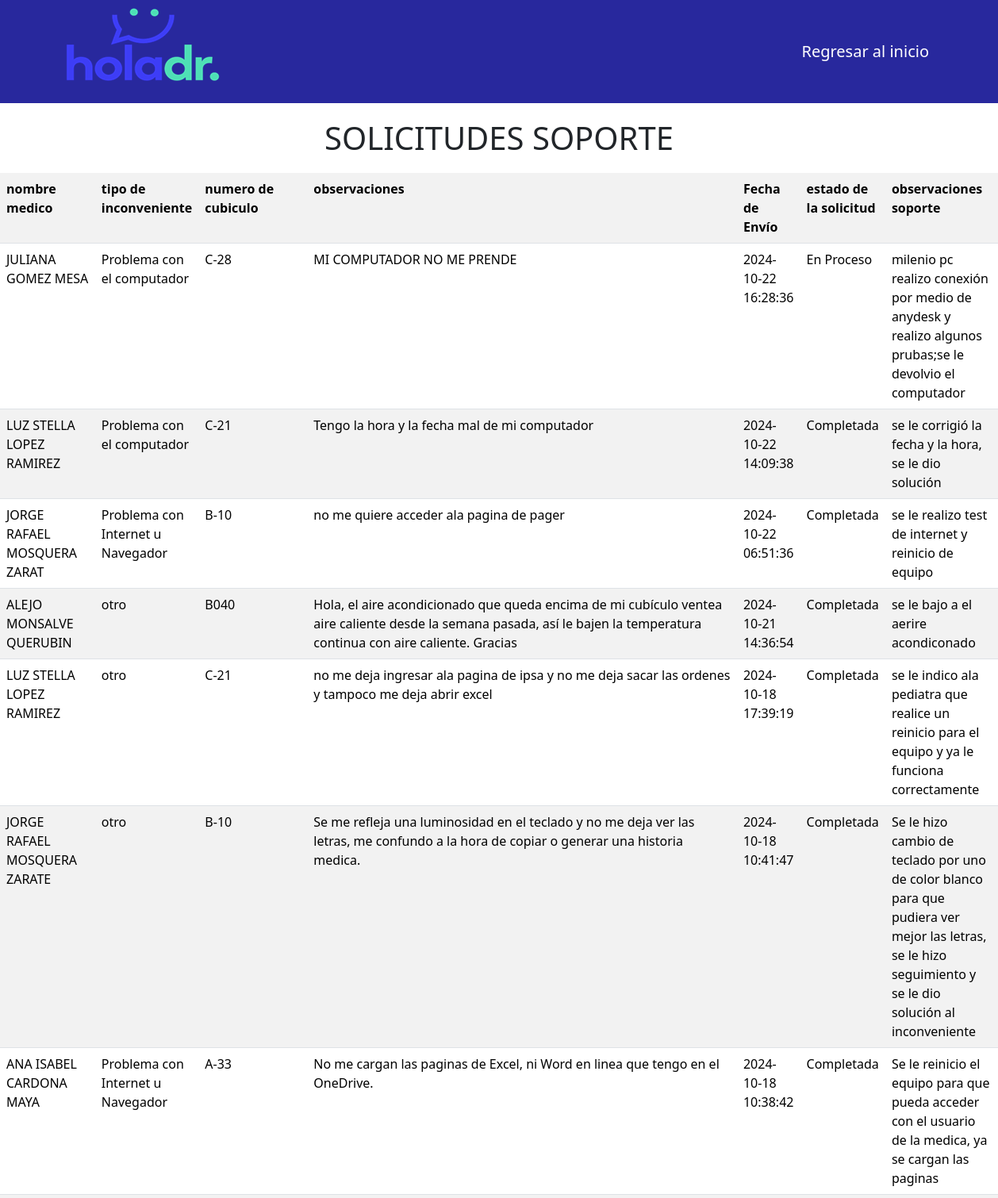
The app's page /soporte_medicos (upper part) with its own data.
### tables this page shows
CREATE TABLE "solicitar_soporte" (
	"nombres_completos"	TEXT,
	"tipo_de_inconveniente"	TEXT,
	"numero_cubiculo"	TEXT,
	"observaciones"	TEXT,
	"fecha_envio"	TEXT,
	"estado_de_solicitud"	TEXT,
	"observaciones2"	TEXT,
	"serial"	TEXT,
	"encargado"	TEXT,
	"ticket"	TEXT
, "nivel_importancia"	TEXT);

### app.py (the view)
@app.route('/soporte_medicos')
def soporte_medicos():
    conn = sqlite3.connect('registro.db')
    c = conn.cursor()
    c.execute("SELECT * FROM solicitar_soporte ORDER BY fecha_envio DESC")
    rows = c.fetchall()
    conn.close()
    return render_template('soporte_medicos.html', rows=rows)

### templates/soporte_medicos.html (shortened to what this page needs)
<!DOCTYPE html>
<html lang="es">
<head>
    <link href="https://cdn.jsdelivr.net/npm/bootstrap@5.3.3/dist/css/bootstrap.min.css" rel="stylesheet">
</head>
<body>
        <nav class="navbar navbar-expand-lg navbar-dark">
            <div class="container">
                <img src="/static/imagenes/logo2.png" alt="">
                <a class="navbar-brand" href="/index" >Regresar al inicio</a>
            </div>
        </nav>
    <main>
        <h1>SOLICITUDES SOPORTE</h1>
        <table class="table table-striped">
            <tr>
                <th>nombre medico</th>
                <th>tipo de inconveniente</th>
                <th>numero de cubiculo</th>
                <th>observaciones</th>
                <th>Fecha de Envío</th>
                <th>estado de la solicitud</th>
                <th>observaciones soporte</th>
            </tr>
            {% for row in rows %}
            <tr>
                <td>{{ row[0] }}</td>
                <td>{{ row[1] }}</td>
                <td>{{ row[2] }}</td>
                <td>{{ row[3] }}</td>
                <td>{{ row[4] }}</td>
                <td>{{ row[5] }}</td>
                <td>{{ row[6] }}</td>
            </tr>
            {% endfor %}
        </table><br><hr>
    </main>
</body>
</html>

### templates/soporte_medicos.html (style rules this page uses)
.navbar { background-color: #28289D !important; }
h1 { text-align: center; margin-top: 20px; margin-bottom: 20px; }
table { width: 100%; border-collapse: collapse; }
th, td { padding: 10px; text-align: left; }
th { background-color: #28289D; color: #FFFFFF; }
tbody tr:nth-child(even) { background-color: #f2f2f2; }

### records on screen
solicitar_soporte: nombres_completos "JULIANA GOMEZ MESA", tipo_de_inconveniente "Problema con el computador", numero_cubiculo "C-28", observaciones "MI COMPUTADOR NO ME PRENDE", fecha_envio "2024-10-22 16:28:36", estado_de_solicitud "En Proceso", observaciones2 "milenio pc realizo conexión por medio de anydesk y realizo algunos prubas;se le devolvio el computador"
solicitar_soporte: nombres_completos "LUZ STELLA LOPEZ RAMIREZ", tipo_de_inconveniente "Problema con el computador", numero_cubiculo "C-21", observaciones "Tengo la hora y la fecha mal de mi computador", fecha_envio "2024-10-22 14:09:38", estado_de_solicitud "Completada", observaciones2 "se le corrigió la fecha y la hora, se le dio solución"
solicitar_soporte: nombres_completos "JORGE RAFAEL MOSQUERA ZARAT", tipo_de_inconveniente "Problema con Internet u Navegador", numero_cubiculo "B-10", observaciones "no me quiere acceder ala pagina de pager", fecha_envio "2024-10-22 06:51:36", estado_de_solicitud "Completada", observaciones2 "se le realizo test de internet y reinicio de equipo"
solicitar_soporte: nombres_completos "ALEJO MONSALVE QUERUBIN", tipo_de_inconveniente "otro", numero_cubiculo "B040", observaciones "Hola, el aire acondicionado que queda encima de mi cubículo ventea aire caliente desde la semana pasada, así le bajen la temperatura continua con aire caliente. Gracias", fecha_envio "2024-10-21 14:36:54", estado_de_solicitud "Completada", observaciones2 "se le bajo a el aerire acondiconado"
solicitar_soporte: nombres_completos "LUZ STELLA LOPEZ RAMIREZ", tipo_de_inconveniente "otro", numero_cubiculo "C-21", observaciones "no me deja ingresar ala pagina de ipsa y no me deja sacar las ordenes y tampoco me deja abrir excel", fecha_envio "2024-10-18 17:39:19", estado_de_solicitud "Completada", observaciones2 "se le indico ala pediatra que realice un reinicio para el equipo y ya le funciona correctamente"
solicitar_soporte: nombres_completos "JORGE RAFAEL MOSQUERA ZARATE", tipo_de_inconveniente "otro", numero_cubiculo "B-10", observaciones "Se me refleja una luminosidad en el teclado y no me deja ver las letras, me confundo a la hora de copiar o generar una historia medica.", fecha_envio "2024-10-18 10:41:47", estado_de_solicitud "Completada", observaciones2 "Se le hizo cambio de teclado por uno de color blanco para que pudiera ver mejor las letras, se le hizo seguimiento y se le dio solución al inconveniente"
solicitar_soporte: nombres_completos "ANA ISABEL CARDONA MAYA", tipo_de_inconveniente "Problema con Internet u Navegador", numero_cubiculo "A-33", observaciones "No me cargan las paginas de Excel, ni Word en linea que tengo en el OneDrive.", fecha_envio "2024-10-18 10:38:42", estado_de_solicitud "Completada", observaciones2 "Se le reinicio el equipo para que pueda acceder con el usuario de la medica, ya se cargan las paginas"
